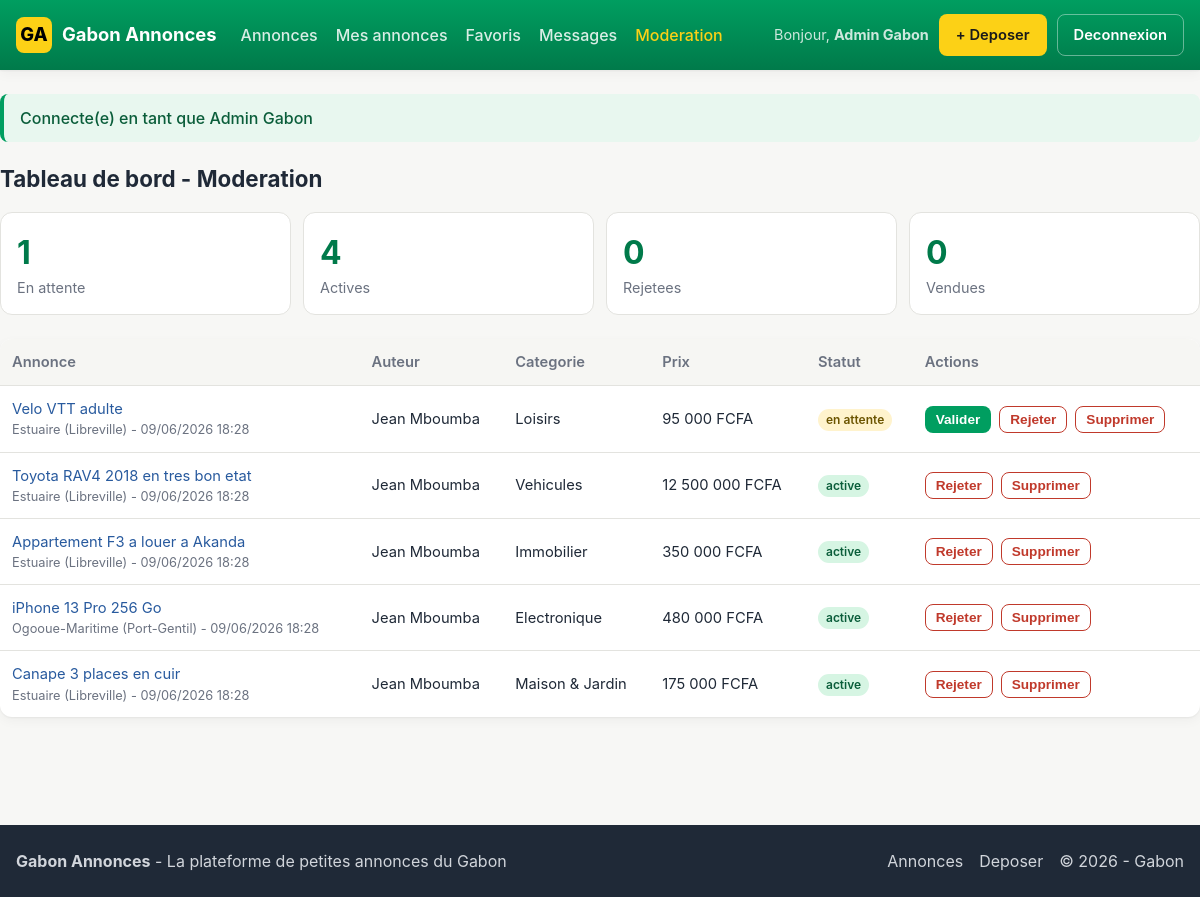
Screenshot of /public/admin (signed in) with the database file from the repository.
### tables this page shows
CREATE TABLE `annonces` (
  `id` INT AUTO_INCREMENT PRIMARY KEY,
  `titre` VARCHAR(200) NOT NULL,
  `description` TEXT NOT NULL,
  `prix` DECIMAL(12,0) NOT NULL DEFAULT 0,
  `categorie_id` INT NOT NULL,
  `auteur_id` INT NOT NULL,
  `localisation` VARCHAR(100) NOT NULL,
  `date_creation` DATETIME NOT NULL DEFAULT CURRENT_TIMESTAMP,
  `statut` ENUM('en_attente','active','rejetee','vendue') NOT NULL DEFAULT 'en_attente',
  CONSTRAINT `fk_annonce_categorie` FOREIGN KEY (`categorie_id`) REFERENCES `categories`(`id`) ON DELETE RESTRICT,
  CONSTRAINT `fk_annonce_auteur`    FOREIGN KEY (`auteur_id`)   REFERENCES `users`(`id`)      ON DELETE CASCADE,
  INDEX (`categorie_id`), INDEX (`auteur_id`), INDEX (`statut`), INDEX (`localisation`)
);

CREATE TABLE `users` (
  `id` INT AUTO_INCREMENT PRIMARY KEY,
  `nom` VARCHAR(100) NOT NULL,
  `email` VARCHAR(150) NOT NULL UNIQUE,
  `password` VARCHAR(255) NOT NULL,
  `telephone` VARCHAR(30) DEFAULT NULL,
  `role` ENUM('annonceur','acheteur','moderateur') NOT NULL DEFAULT 'annonceur',
  `date_inscription` DATETIME NOT NULL DEFAULT CURRENT_TIMESTAMP
);

CREATE TABLE `categories` (
  `id` INT AUTO_INCREMENT PRIMARY KEY,
  `nom` VARCHAR(80) NOT NULL,
  `icone` VARCHAR(50) DEFAULT NULL
);

### app/core/Controller.php (called while the page is built, shortened)
<?php
class Controller {
    protected function model($name) {
        $file = __DIR__ . '/../models/' . $name . '.php';
        if (file_exists($file)) {
            return new $name();
        }
        die("Modele introuvable : $name");
    }
    protected function view($path, $data = []) {
        extract($data);
        $file = __DIR__ . '/../views/' . $path . '.php';
        require_once __DIR__ . '/../views/layouts/helpers.php';
        require_once __DIR__ . '/../views/layouts/header.php';
        require_once $file;
        require_once __DIR__ . '/../views/layouts/footer.php';
    }
}

### app/controllers/AdminController.php (called while the page is built, shortened)
<?php
class AdminController extends Controller {
    public function index() {
        $am = $this->model('Annonce');
        $annonces = $am->listForModeration();
        $stats = [
            'en_attente' => $am->countByStatut('en_attente'),
            'active'     => $am->countByStatut('active'),
            'rejetee'    => $am->countByStatut('rejetee'),
            'vendue'     => $am->countByStatut('vendue'),
        ];
        $this->view('admin/dashboard', ['titre_page'=>'Moderation','annonces'=>$annonces,'stats'=>$stats]);
    }
}

### app/core/App.php (called while the page is built, shortened)
<?php
class App {
    protected $action = 'index';
    public function __construct() {
        $url = $this->parseUrl();
        if (!empty($url[0])) {
            $controllerName = ucfirst(strtolower($url[0])) . 'Controller';
            $controllerFile = __DIR__ . '/../controllers/' . $controllerName . '.php';
            if (file_exists($controllerFile)) {
                unset($url[0]);
            } else { $this->show404(); return; }
        }
        $this->controller = new $this->controller;
        $this->params = $url ? array_values($url) : [];
        call_user_func_array([$this->controller, $this->action], $this->params);
    }
    private function parseUrl() {
        if (isset($_GET['url'])) {
            $url = rtrim($_GET['url'], '/');
            $url = filter_var($url, FILTER_SANITIZE_URL);
            return explode('/', $url);
        }
        return [];
    }
}

### public/index.php (called while the page is built, shortened)
<?php
require_once __DIR__ . '/../app/core/App.php';
require_once __DIR__ . '/../app/core/Controller.php';
require_once __DIR__ . '/../app/core/Model.php';
new App();

### app/core/Database.php (called while the page is built, shortened)
<?php
class Database {
    private static $instance = null;
    private $pdo;
    private function __construct() {
        $dsn = 'mysql:host=' . DB_HOST . ';port=' . DB_PORT . ';dbname=' . DB_NAME . ';charset=' . DB_CHARSET;
        $options = [
            PDO::ATTR_ERRMODE => PDO::ERRMODE_EXCEPTION,
            PDO::ATTR_DEFAULT_FETCH_MODE => PDO::FETCH_ASSOC,
            PDO::ATTR_EMULATE_PREPARES => false,
        ];
        try { $this->pdo = new PDO($dsn, DB_USER, DB_PASS, $options); }
        catch (PDOException $e) { die('Erreur connexion BDD : ' . $e->getMessage()); }
    }
    public static function getInstance() {
        if (self::$instance === null) self::$instance = new self();
        return self::$instance;
    }
    public function getConnection() { return $this->pdo; }
}

### app/core/Model.php (called while the page is built, shortened)
<?php
require_once __DIR__ . '/Database.php';
class Model {
    protected $db;
    public function __construct() { $this->db = Database::getInstance()->getConnection(); }
    protected function query($sql, $params = []) {
        $stmt = $this->db->prepare($sql);
        $stmt->execute($params);
        return $stmt;
    }
    protected function fetchOne($sql, $params = []) { return $this->query($sql, $params)->fetch(); }
    protected function fetchAll($sql, $params = []) { return $this->query($sql, $params)->fetchAll(); }
}

### app/models/Annonce.php (called while the page is built, shortened)
<?php
class Annonce extends Model {
    public function countByStatut($s) { $r = $this->fetchOne('SELECT COUNT(*) AS n FROM annonces WHERE statut = ?', [$s]); return (int)($r['n'] ?? 0); }
    public function listForModeration() {
        return $this->fetchAll(
            "SELECT a.*, c.nom AS categorie_nom, u.nom AS auteur_nom,
                    (SELECT url FROM annonce_photos p WHERE p.annonce_id = a.id ORDER BY p.id ASC LIMIT 1) AS photo_principale
             FROM annonces a JOIN categories c ON c.id = a.categorie_id JOIN users u ON u.id = a.auteur_id
             ORDER BY FIELD(a.statut, 'en_attente', 'active', 'rejetee', 'vendue'), a.date_creation DESC");
    }
}

### app/views/layouts/helpers.php (called while the page is built, shortened)
<?php
function e($value) {
    return htmlspecialchars((string)$value, ENT_QUOTES, 'UTF-8');
}
function format_prix($prix) {
    return number_format((float)$prix, 0, ',', ' ') . ' FCFA';
}
function format_date_fr($date) {
    return date('d/m/Y H:i', strtotime($date));
}

### app/views/admin/dashboard.php (the view, shortened to what this page needs)
<h1 class="section-title mt-0">Tableau de bord - Moderation</h1>
<div class="stats-grid">
    <div class="stat"><div class="n"><?= (int)$stats['en_attente'] ?></div><div class="l">En attente</div></div>
    <div class="stat"><div class="n"><?= (int)$stats['active'] ?></div><div class="l">Actives</div></div>
    <div class="stat"><div class="n"><?= (int)$stats['rejetee'] ?></div><div class="l">Rejetees</div></div>
    <div class="stat"><div class="n"><?= (int)$stats['vendue'] ?></div><div class="l">Vendues</div></div>
</div>
<table class="table">
    <thead>
        <tr>
            <th>Annonce</th><th>Auteur</th><th>Categorie</th><th>Prix</th><th>Statut</th><th>Actions</th>
        </tr>
    </thead>
    <tbody>
        <?php foreach ($annonces as $a): ?>
            <tr>
                <td>
                    <a href="<?= BASE_URL ?>/annonces/show/<?= (int)$a['id'] ?>"><?= e($a['titre']) ?></a>
                    <div class="text-muted" style="font-size:.8rem;"><?= e($a['localisation']) ?> - <?= format_date_fr($a['date_creation']) ?></div>
                </td>
                <td><?= e($a['auteur_nom']) ?></td>
                <td><?= e($a['categorie_nom']) ?></td>
                <td><?= format_prix($a['prix']) ?></td>
                <td><span class="statut statut-<?= e($a['statut']) ?>"><?= e(str_replace('_', ' ', $a['statut'])) ?></span></td>
                <td>
                    <div class="flex">
                        <?php if ($a['statut'] !== 'active'): ?>
                            <form method="post" action="<?= BASE_URL ?>/admin/approve/<?= (int)$a['id'] ?>" class="inline-form">
                                <button class="btn btn-sm btn-success" type="submit">Valider</button>
                            </form>
                        <?php endif; ?>
                        <?php if ($a['statut'] !== 'rejetee'): ?>
                            <form method="post" action="<?= BASE_URL ?>/admin/reject/<?= (int)$a['id'] ?>" class="inline-form">
                                <button class="btn btn-sm btn-danger" type="submit">Rejeter</button>
                            </form>
                        <?php endif; ?>
                        <form method="post" action="<?= BASE_URL ?>/admin/delete/<?= (int)$a['id'] ?>" class="inline-form" data-confirm="Supprimer definitivement ?">
                            <button class="btn btn-sm btn-danger" type="submit">Supprimer</button>
                        </form>
                    </div>
                </td>
            </tr>
        <?php endforeach; ?>
    </tbody>
</table>

### public/assets/css/style.css (style rules this page uses)
:root { --green: #009e60; --green-dark: #007a4a; --yellow: #fcd116; --blue: #3a75c4; --blue-dark: #285a9e; --bg: #f7f7f5; --surface: #ffffff; --border: #e3e3df; --text: #1f2937; --text-soft: #6b7280; --danger: #c0392b; --warning: #b7791f; --shadow: 0 1px 2px rgba(0,0,0,.05), 0 4px 12px rgba(0,0,0,.04); }
* { box-sizing: border-box; }
html, body { margin: 0; padding: 0; }
body { font-family: -apple-system, BlinkMacSystemFont, "Segoe UI", Roboto, Helvetica, Arial, sans-serif; background: var(--bg); color: var(--text); line-height: 1.5; }
a { color: var(--blue-dark); text-decoration: none; }
.btn { display: inline-block; padding: 9px 16px; border-radius: 8px; border: 1px solid transparent; cursor: pointer; font-weight: 600; font-size: .92rem; transition: filter .15s, background .15s; }
.btn-danger { background: #fff; color: var(--danger); border-color: var(--danger); }
.btn-success { background: var(--green); color: #fff; }
.btn-sm { padding: 5px 10px; font-size: .85rem; }
.section-title { font-size: 1.4rem; margin: 32px 0 16px; }
.statut { display: inline-block; padding: 2px 8px; border-radius: 999px; font-size: .75rem; font-weight: 600; }
.statut-en_attente { background: #fff3cd; color: #6b5400; }
.statut-active { background: #d6f5e3; color: #0a5d3a; }
.table { width: 100%; border-collapse: collapse; background: #fff; border-radius: 12px; overflow: hidden; box-shadow: var(--shadow); }
.table th, .table td { padding: 12px; text-align: left; border-bottom: 1px solid var(--border); font-size: .92rem; }
.table th { background: #f6f6f3; font-weight: 600; color: var(--text-soft); }
.table tr:last-child td { border-bottom: none; }
.stats-grid { display: grid; grid-template-columns: repeat(4, 1fr); gap: 12px; margin-bottom: 24px; }
.stat { background: #fff; border: 1px solid var(--border); border-radius: 12px; padding: 16px; }
.stat .n { font-size: 2rem; font-weight: 700; color: var(--green-dark); }
.stat .l { color: var(--text-soft); font-size: .9rem; }
.text-muted { color: var(--text-soft); }
.mt-0 { margin-top: 0; }
.flex { display: flex; gap: 8px; align-items: center; }
.inline-form { display: inline; }

### rows the page displays
annonces: titre "Velo VTT adulte", localisation "Estuaire (Libreville)", date_creation "09/06/2026 18:28", auteur.nom "Jean Mboumba", categorie.nom "Loisirs", prix "95 000 FCFA", statut "en attente"
annonces: titre "Toyota RAV4 2018 en tres bon etat", localisation "Estuaire (Libreville)", date_creation "09/06/2026 18:28", auteur.nom "Jean Mboumba", categorie.nom "Vehicules", prix "12 500 000 FCFA", statut "active"
annonces: titre "Appartement F3 a louer a Akanda", localisation "Estuaire (Libreville)", date_creation "09/06/2026 18:28", auteur.nom "Jean Mboumba", categorie.nom "Immobilier", prix "350 000 FCFA", statut "active"
annonces: titre "iPhone 13 Pro 256 Go", localisation "Ogooue-Maritime (Port-Gentil)", date_creation "09/06/2026 18:28", auteur.nom "Jean Mboumba", categorie.nom "Electronique", prix "480 000 FCFA", statut "active"
annonces: titre "Canape 3 places en cuir", localisation "Estuaire (Libreville)", date_creation "09/06/2026 18:28", auteur.nom "Jean Mboumba", categorie.nom "Maison & Jardin", prix "175 000 FCFA", statut "active"

### other values shown
APP_NAME "Gabon Annonces"
$currentUser['nom'] "Admin Gabon"
$_SESSION['flash_success'] "Connecte(e) en tant que Admin Gabon"
$stats['en_attente'] "1"
$stats['active'] "4"
$stats['rejetee'] "0"
$stats['vendue'] "0"
APP_DESC "La plateforme de petites annonces du Gabon"
